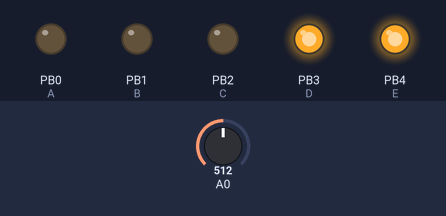
This sketch was run on a simulated ATtiny85, built with avr-gcc and run on an emulated ATtiny85. Parts: output pins drawn as LEDs (lit = HIGH). The inputs (shaded band) are chosen by the test bench; at power-on: A0 = 512.

Above: at 1.29 s.
1.3 s: A0 set to 618
At 1.52 s:
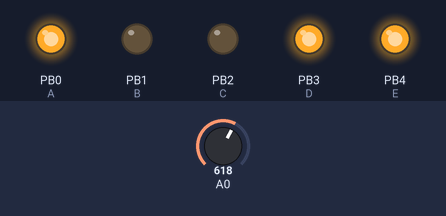
4.3 s: A0 set to 643
At 7.0 s:
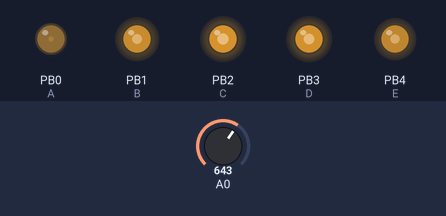
Timing chart, 0 to 6.3 s (numbered marks = the images above; inputs shaded):
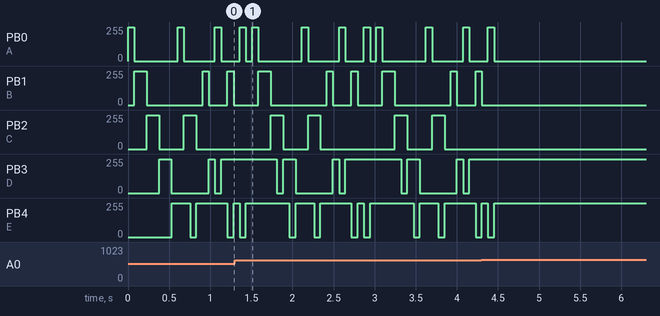

Measured:
- after the input at 4.3 s, PB0 (A): goes on until 4.5 s, then stays 0/255; PB1 (B): goes on until 4.3 s, then stays 0/255; PB2 (C): stops changing and stays 0/255; PB3 (D): stops changing and stays 255/255; PB4 (E): goes on until 4.5 s, then stays 255/255

The sketch:

Charlieplex.ino
```cpp
// pin defines for Uno
//#define A 12
//#define B 11
//#define C 10
//#define D 9
//#define E 8
//int buttonPin = A0;

#define A 0 //Pin 5 (PB0) on ATtiny85
#define B 1 //Pin 6 (PB1) on ATtiny85
#define C 2 //Pin 7 (PB2) on ATtiny85
#define D 3 // //Pin 2 (PB3) on ATtiny85
#define E 4 //Pin 3 (PB4) on ATtiny85


//int buttonPin = 0; // Pin 1 (PB5) on ATtiny85
int pattern = 0;

#define PIN_COUNT 5

#define PIN_CONFIG 0
#define PIN_STATE 1

#define LED_COUNT 20

/*
   If you want to save bytes in SRAM, this could be a collection of bytes for each DDRx and PORTx
   on the AVR chip (up to 8 bits or lines) (8 lines would allow for 56 LEDs)
*/
int matrix[LED_COUNT][2][PIN_COUNT] = {
  /*
      Each row in this matrix respresents the pin modes and pin states for a single LED
  */
  //              PIN_CONFIG                          PIN_STATE
  //    A       B       C      D      E         A     B    C    D    E
  { { OUTPUT, OUTPUT, INPUT, INPUT, INPUT }, { HIGH, LOW, LOW, LOW, LOW } }, // AB 0 LED1
  { { OUTPUT, OUTPUT, INPUT, INPUT, INPUT }, { LOW, HIGH, LOW, LOW, LOW } }, // BA 1 LED2
  { { INPUT, OUTPUT, OUTPUT, INPUT, INPUT }, { LOW, HIGH, LOW, LOW, LOW } }, // BC 2 LED3
  { { INPUT, OUTPUT, OUTPUT, INPUT, INPUT }, { LOW, LOW, HIGH, LOW, LOW } }, // CB 3 LED4
  { { INPUT, INPUT, OUTPUT, OUTPUT, INPUT }, { LOW, LOW, HIGH, LOW, LOW } }, // CD 4 LED5
  { { INPUT, INPUT, OUTPUT, OUTPUT, INPUT }, { LOW, LOW, LOW, HIGH, LOW } }, // DC 5 LED6
  { { INPUT, INPUT, INPUT, OUTPUT, OUTPUT }, { LOW, LOW, LOW, HIGH, LOW } }, // DE 6 LED7
  { { INPUT, INPUT, INPUT, OUTPUT, OUTPUT }, { LOW, LOW, LOW, LOW, HIGH } }, // ED 7 LED8
  { { OUTPUT, INPUT, OUTPUT, INPUT, INPUT }, { HIGH, LOW, LOW, LOW, LOW } }, // AC 8 LED9
  { { OUTPUT, INPUT, OUTPUT, INPUT, INPUT }, { LOW, LOW, HIGH, LOW, LOW } }, // CA 9 LED10
  { { INPUT, INPUT, OUTPUT, INPUT, OUTPUT }, { LOW, LOW, HIGH, LOW, LOW } }, // CE 10 LED11
  { { INPUT, INPUT, OUTPUT, INPUT, OUTPUT }, { LOW, LOW, LOW, LOW, HIGH } },  // EC 11 LED12
  { { INPUT, OUTPUT, INPUT, OUTPUT, INPUT }, { LOW, HIGH, LOW, LOW, LOW } },  // BD 12 LED13
  { { INPUT, OUTPUT, INPUT, OUTPUT, INPUT }, { LOW, LOW, LOW, HIGH, LOW } },  // DB 13 LED14
  { { OUTPUT, INPUT, INPUT, OUTPUT, INPUT }, { HIGH, LOW, LOW, LOW, LOW } },  // AD 14 LED15
  { { OUTPUT, INPUT, INPUT, OUTPUT, INPUT }, { LOW, LOW, LOW, HIGH, LOW } },  // DA 15 LED16
  { { INPUT, OUTPUT, INPUT, INPUT, OUTPUT }, { LOW, HIGH, LOW, LOW, LOW } },  // BE 16 LED17
  { { INPUT, OUTPUT, INPUT, INPUT, OUTPUT }, { LOW, LOW, LOW, LOW, HIGH } },  // EB 17 LED18
  { { OUTPUT, INPUT, INPUT, INPUT, OUTPUT }, { HIGH, LOW, LOW, LOW, LOW } },  // AE 18 LED19
  { { OUTPUT, INPUT, INPUT, INPUT, OUTPUT }, { LOW, LOW, LOW, LOW, HIGH } }  // EA 19 LED20
};

void turnOn( int led ) {
  // set all the pin modes
  delayMicroseconds(100);
  pinMode( A, INPUT);
  pinMode( B, INPUT );
  pinMode( C, INPUT );
  pinMode( D, INPUT );
  pinMode( E, INPUT );

  digitalWrite(A, LOW);
  digitalWrite(B, LOW);
  digitalWrite(C, LOW);
  digitalWrite(D, LOW);
  digitalWrite(E, LOW);
  delayMicroseconds(100);

  pinMode( A, matrix[led][PIN_CONFIG][0] );
  pinMode( B, matrix[led][PIN_CONFIG][1] );
  pinMode( C, matrix[led][PIN_CONFIG][2] );
  pinMode( D, matrix[led][PIN_CONFIG][3] );
  pinMode( E, matrix[led][PIN_CONFIG][4] );
  // set all the pin states
  digitalWrite( A, matrix[led][PIN_STATE][0] );
  digitalWrite( B, matrix[led][PIN_STATE][1] );
  digitalWrite( C, matrix[led][PIN_STATE][2] );
  digitalWrite( D, matrix[led][PIN_STATE][3] );
  digitalWrite( E, matrix[led][PIN_STATE][4] );

  delayMicroseconds(100);

}

void turnOff() {
  pinMode( A, INPUT);
  pinMode( B, INPUT );
  pinMode( C, INPUT );
  pinMode( D, INPUT );
  pinMode( E, INPUT );

  digitalWrite(A, LOW);
  digitalWrite(B, LOW);
  digitalWrite(C, LOW);
  digitalWrite(D, LOW);
  digitalWrite(E, LOW);
}

void setup() {
//Serial.begin(9600);
pinMode(5, INPUT_PULLUP);

}

void loop() {
  //int rval = analogRead(A0);   //Read the analogue input
 // Serial.println(rval);


if (analogRead(A0) > 1000) {
  pattern = 1;
  //Serial.print(pattern);
  //  Serial.println("pattern");
}
  if (analogRead(A0) < 1000 && analogRead(A0) >630) {
  pattern = 2;
  //Serial.print(pattern);
  //  Serial.println("pattern");
}

// if (analogRead(A0) < 630) {
//  pattern = 1;
//  //Serial.print(pattern);
//  //  Serial.println("pattern");
//}


//if (rval < 400 && rval > 300) {
//  pattern = 2 ;
//  //Serial.print(pattern);
//  //  Serial.println("pattern");
//}


if (pattern == 0){
  // Light up each LED one at a time
  for ( int i = 0; i < 20; i++ ) {
    turnOn( i );
    delay( 75);
  }
}

if (pattern == 1){
//  // Happy face
  for ( int i = 0; i < 250; i++ ) {
    turnOn( 2 );
    turnOn( 3 );
    turnOn( 6 );
    turnOn( 7 );
    turnOn( 10 );
    turnOn( 13 );
    turnOn( 15 );
    turnOn( 17 );
    turnOn( 18 );
    turnOff();
  }
}


if (pattern == 2){
//  //Heart
  for ( int i = 0; i < 250; i++ ) {
    turnOn( 1 );
    turnOn( 2 );
    turnOn( 3 );
    turnOn( 5 );
    turnOn( 6 );
    turnOn( 7 );
    turnOn( 9 );
    turnOn( 12 );
    turnOn( 14 );
    turnOn( 15 );
    turnOn( 16 );
    turnOff();
  }
}

if (pattern == 3){
  // Light up each column
  for ( int i = 0; i < 50; i++ ) {
    turnOn( 0 );
    turnOn( 1 );
    turnOn( 10 );
    turnOn( 11 );
    turnOff();
  }
  for ( int i = 0; i < 50; i++ ) {
    turnOn( 2 );
    turnOn( 3);
    turnOn( 12 );
    turnOn( 13 );
    turnOff();
  }
  for ( int i = 0; i < 50; i++ ) {
    turnOn( 4 );
    turnOn( 5);
    turnOn( 14 );
    turnOn( 15 );
    turnOff();
  }

  for ( int i = 0; i < 50; i++ ) {
    turnOn( 6 );
    turnOn( 7);
    turnOn( 16 );
    turnOn( 17 );
    turnOff();
  }
  for ( int i = 0; i < 50; i++ ) {
    turnOn( 8 );
    turnOn( 9);
    turnOn( 18 );
    turnOn( 19 );
    turnOff();
  }
}

}
```
